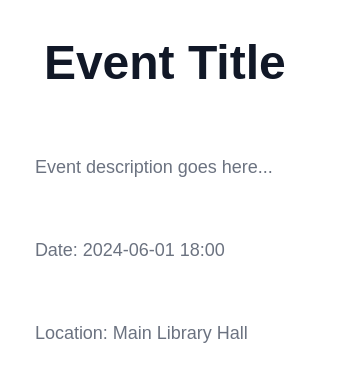
<?xml version="1.0" encoding="UTF-8"?>
<ui version="4.0">
 <class>EventCard</class>
 <widget class="QWidget" name="EventCard">
  <property name="geometry">
   <rect>
    <x>0</x>
    <y>0</y>
    <width>360</width>
    <height>280</height>
   </rect>
  </property>
  <property name="styleSheet">
   <string>
    QWidget {
      background: #ffffff;
      border-radius: 12px;
      box-shadow: 0 4px 16px rgba(0, 0, 0, 0.08);
      font-family: 'Poppins', sans-serif;
      padding: 24px 20px 20px 20px;
    }
    QLabel#titleLabel {
      font-weight: 700;
      font-size: 48px;
      color: #111827;
      margin-bottom: 16px;
    }
    QLabel#descriptionLabel, QLabel#locationLabel, QLabel#dateLabel {
      font-weight: 400;
      font-size: 18px;
      color: #6b7280;
      margin-bottom: 12px;
    }
  </string>
  </property>
  <layout class="QVBoxLayout" name="verticalLayout">
    <item>
      <widget class="QLabel" name="titleLabel">
        <property name="text">
          <string>Event Title</string>
        </property>
        <property name="wordWrap">
          <bool>true</bool>
        </property>
      </widget>
    </item>
    <item>
      <widget class="QLabel" name="descriptionLabel">
        <property name="text">
          <string>Event description goes here...</string>
        </property>
        <property name="wordWrap">
          <bool>true</bool>
        </property>
      </widget>
    </item>
    <item>
      <widget class="QLabel" name="dateLabel">
        <property name="text">
          <string>Date: 2024-06-01 18:00</string>
        </property>
      </widget>
    </item>
    <item>
      <widget class="QLabel" name="locationLabel">
        <property name="text">
          <string>Location: Main Library Hall</string>
        </property>
      </widget>
    </item>
  </layout>
 </widget>
 <resources/>
 <connections/>
</ui>
